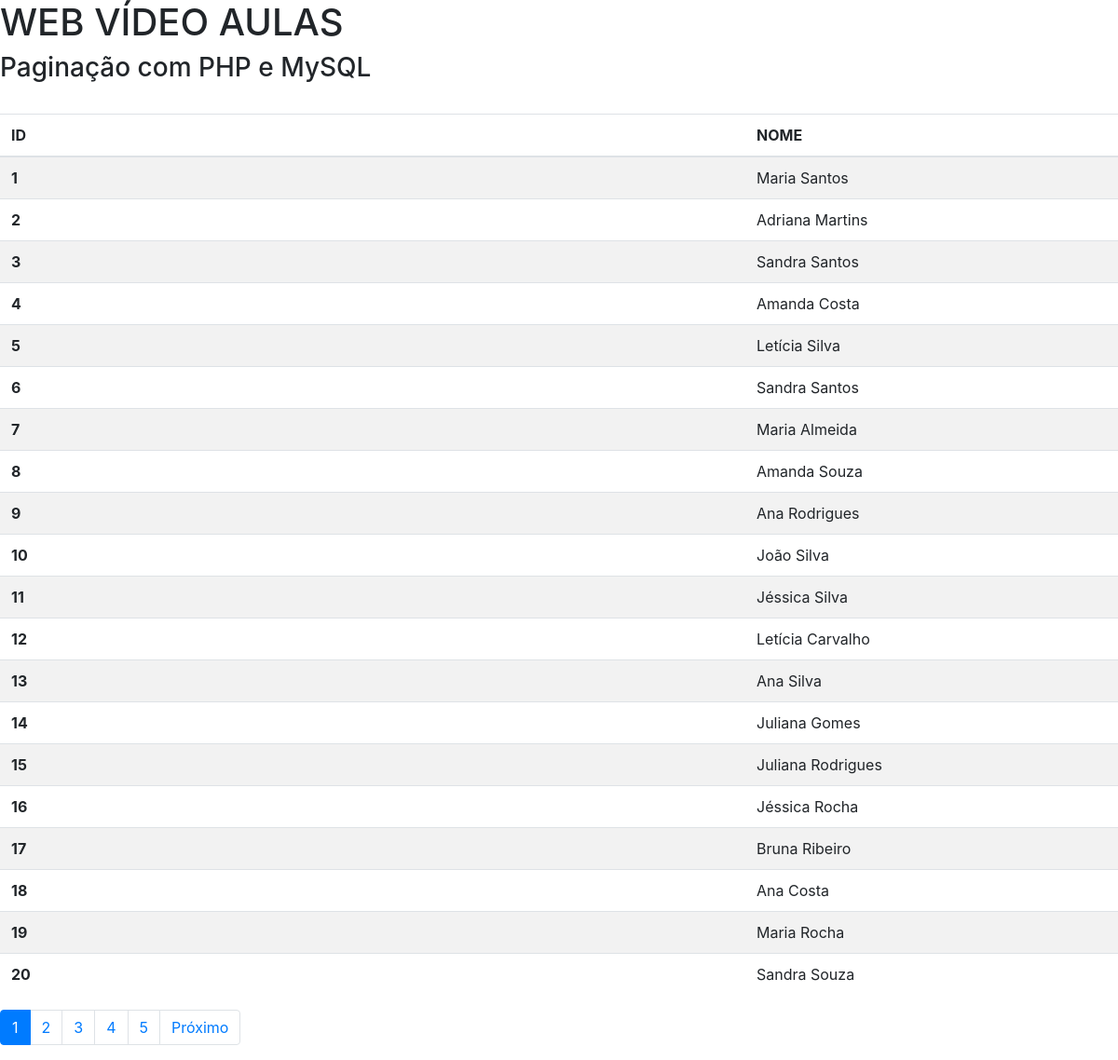
The page / on the database its author committed.
### tables this page shows
CREATE TABLE `pessoas` (
  `id` int(11) NOT NULL,
  `nome` varchar(100) NOT NULL
);

### index.php (the view, shortened to what this page needs)
<?php
    require_once("./bdconnect.php");
    $pag = (isset($_GET['pagina']))?$_GET['pagina'] : 1;
    $busca = "SELECT *FROM pessoas";
    $todos = mysqli_query($conn, "$busca");
    $registros = "20";
    $tr = mysqli_num_rows($todos);
    $tp = ceil($tr/$registros);
    $inicio = ($registros*$pag)-$registros;
    $limite = mysqli_query($conn, "$busca LIMIT $inicio, $registros");
    $proximo = $pag +1;
?>
<html>
    <head lang="pt-br">
        <link rel="stylesheet" href="https://stackpath.bootstrapcdn.com/bootstrap/4.1.3/css/bootstrap.min.css">
    </head>
    <body>
        <h1>WEB VÍDEO AULAS</h1>
        <h3>Paginação com PHP e MySQL</h3>
        <br />
        <table class="table table-striped table-hover table-md">
            <thead>
                <tr >
                    <th scope="col">ID</th>
                    <th class="col-sm-4" scope="col">NOME</th>
                </tr>
            </thead>
            <tbody>
                <?php
                while($dados = mysqli_fetch_array($limite)){
                    $id = $dados['id'];
                    $nome = $dados['nome'];
                ?>
                <tr>
                    <th scope="row"><?=$id?></th>
                    <td><?=$nome?></td>
                </tr>
                <?php }?>
            </tbody>
        </table>
        <nav aria-label="Navegação de página exemplo">
            <ul class="pagination">
                <?php
                for($i=1; $i<=$tp; $i++){
                    if($pag == $i ){
                        echo "<li class='page-item active'><a class='page-link' href='?pagina=$i'>$i</a></li>";
                    }else{
                        echo "<li class='page-item'><a class='page-link' href='?pagina=$i'>$i</a></li>";
                    }
                }
                ?>
                <?php
                if($pag < $tp){
                ?>
                <li class="page-item">
                    <a class="page-link" href="?pagina=<?=$proximo;?>" aria-label="Próximo">
                        <span aria-hidden="true">Próximo</span>
                    </a>
                </li>
                <?php }?>
            </ul>
        </nav>
    </body>
</html>

### rows shown on the page
pessoas: id "1", nome "Maria Santos"
pessoas: id "2", nome "Adriana Martins"
pessoas: id "3", nome "Sandra Santos"
pessoas: id "4", nome "Amanda Costa"
pessoas: id "5", nome "Letícia Silva"
pessoas: id "6", nome "Sandra Santos"
pessoas: id "7", nome "Maria Almeida"
pessoas: id "8", nome "Amanda Souza"
pessoas: id "9", nome "Ana Rodrigues"
pessoas: id "10", nome "João Silva"
pessoas: id "11", nome "Jéssica Silva"
pessoas: id "12", nome "Letícia Carvalho"
pessoas: id "13", nome "Ana Silva"
pessoas: id "14", nome "Juliana Gomes"
pessoas: id "15", nome "Juliana Rodrigues"
pessoas: id "16", nome "Jéssica Rocha"
pessoas: id "17", nome "Bruna Ribeiro"
pessoas: id "18", nome "Ana Costa"
pessoas: id "19", nome "Maria Rocha"
pessoas: id "20", nome "Sandra Souza"
